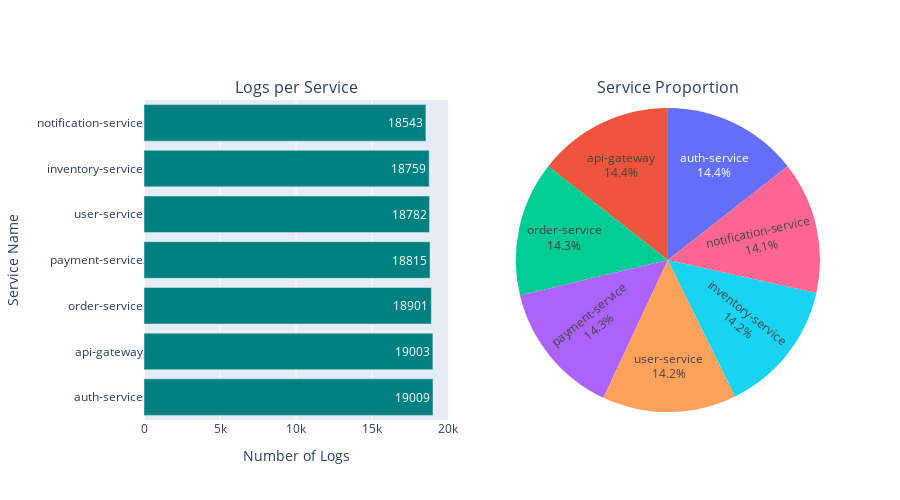

Notebook source saved alongside this figure:
### Code cell
# Create subplots with horizontal bar and pie charts.
fig = make_subplots(
    rows=1, cols=2,
    subplot_titles=('Logs per Service', 'Service Proportion'),
    specs=[[{'type': 'bar'}, {'type': 'pie'}]]
)

# Horizontal bar chart.
fig.add_trace(
    go.Bar(
        y=service_counts.index,
        x=service_counts.values,
        orientation='h',
        marker_color='teal',
        text=service_counts.values,
        textposition='auto'
    ),
    row=1, col=1
)

# Pie chart.
fig.add_trace(
    go.Pie(
        labels=service_counts.index,
        values=service_counts.values,
        textinfo='label+percent'
    ),
    row=1, col=2
)

fig.update_xaxes(title_text='Number of Logs', row=1, col=1)
fig.update_yaxes(title_text='Service Name', row=1, col=1)
fig.update_layout(height=500, showlegend=False)
fig.show()

### Figure 1 — Plotly figure (JSON) as saved in the notebook; plotly's stock layout.template omitted (floating-point values rounded to 4 significant figures)
{"data": [{"marker": {"color": "teal"}, "orientation": "h", "text": [19010.0, 19000.0, 18900.0, 18820.0, 18780.0, 18760.0, 18540.0], "textposition": "auto", "type": "bar", "x": [19009, 19003, 18901, 18815, 18782, 18759, 18543], "xaxis": "x", "y": ["auth-service", "api-gateway", "order-service", "payment-service", "user-service", "inventory-service", "notification-service"], "yaxis": "y"}, {"domain": {"x": [0.55, 1], "y": [0, 1]}, "labels": ["auth-service", "api-gateway", "order-service", "payment-service", "user-service", "inventory-service", "notification-service"], "textinfo": "label+percent", "type": "pie", "values": [19009, 19003, 18901, 18815, 18782, 18759, 18543]}], "layout": {"annotations": [{"font": {"size": 16}, "showarrow": false, "text": "Logs per Service", "x": 0.225, "xanchor": "center", "xref": "paper", "y": 1, "yanchor": "bottom", "yref": "paper"}, {"font": {"size": 16}, "showarrow": false, "text": "Service Proportion", "x": 0.775, "xanchor": "center", "xref": "paper", "y": 1, "yanchor": "bottom", "yref": "paper"}], "height": 500, "showlegend": false, "xaxis": {"anchor": "y", "domain": [0, 0.45], "title": {"text": "Number of Logs"}}, "yaxis": {"anchor": "x", "domain": [0, 1], "title": {"text": "Service Name"}}}}
